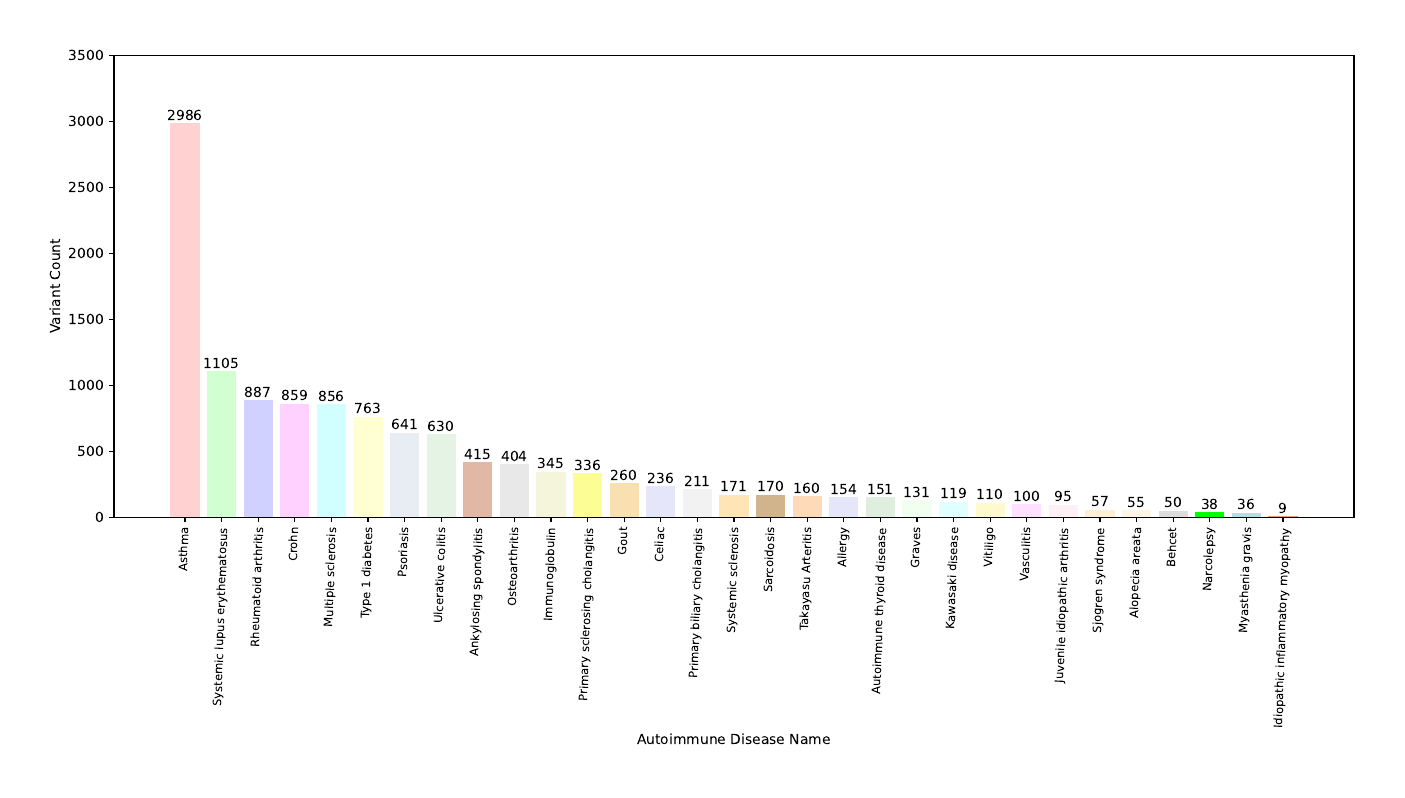

The Python source for this figure:
import matplotlib.pyplot as plt
 
name_list = ['Asthma', 'Systemic lupus erythematosus', 'Rheumatoid arthritis', 'Crohn', 'Multiple sclerosis', 'Type 1 diabetes', \
            'Psoriasis', 'Ulcerative colitis', 'Ankylosing spondylitis', 'Osteoarthritis', 'Immunoglobulin', \
            'Primary sclerosing cholangitis', 'Gout', 'Celiac', 'Primary biliary cholangitis', 'Systemic sclerosis', \
            'Sarcoidosis', 'Takayasu Arteritis', 'Allergy', 'Autoimmune thyroid disease', 'Graves', 'Kawasaki disease', \
            'Vitiligo', 'Vasculitis', 'Juvenile idiopathic arthritis', 'Sjogren syndrome', 'Alopecia areata', \
            'Behcet', 'Narcolepsy', 'Myasthenia gravis', 'Idiopathic inflammatory myopathy']
num_list = [2986,1105,887,859,856,763,641,630,415,404,345,336,260,236,211,171,170,160,154,151,131,119,110,100,95,57,55,50,38,36,9]

fig, ax = plt.subplots(figsize=(16, 6))
rects=ax.bar(range(len(num_list)), num_list, color=['#FFD1D1', '#D1FFD1', '#D1D1FF', '#FFD1FF', '#D1FFFF', '#FFFFD1', '#E8ECF3', '#E5F3E5', \
                '#E1B8A6', '#E8E8E8', '#F5F5DC', '#FDFD96', '#F8E0B0', '#E6E6FA', '#F2F2F2', '#FFE4B5', \
                '#D2B48C', '#FFDAB9', '#E6E6FA', '#E0EEE0', '#F0FFF0', '#E0FFFF', '#FFFACD', '#FFE1FF', \
                '#FFF0F5', '#FFEFD5', '#FDF5E6', '#DCDCDC', '#00FF00', '#B0E0E6', '#E9967A'])

index=[0,1,2,3,4,5,6,7,8,9,10,11,12,13,14,15,16,17,18,19,20,21,22,23,24,25,26,27,28,29,30]

plt.ylim(ymax=3500, ymin=0)
plt.xticks(index, name_list, size='small', rotation=88)
plt.xlabel("Autoimmune Disease Name")
plt.ylabel("Variant Count")

for rect in rects:
    height = rect.get_height()
    plt.text(rect.get_x() + rect.get_width() / 2 , height, str(height), ha='center', va='bottom')

plt.savefig('Disease_Num_GWAS.pdf', bbox_inches='tight', pad_inches=0.5)
